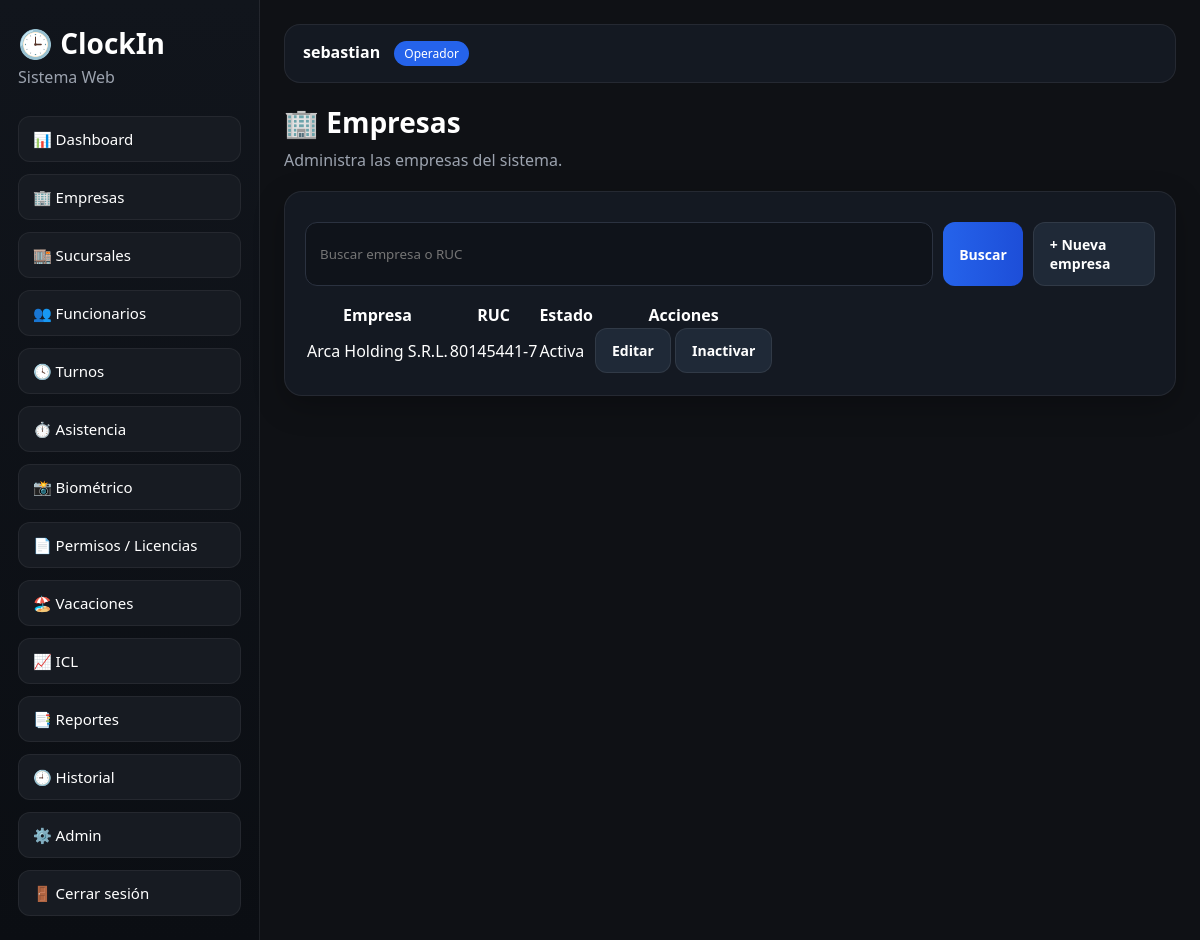
The page /empresas/ (signed in) on the database its author committed.
### usuarios/models.py (models this page shows, shortened)
class Usuario(AbstractUser):
    class Roles(models.TextChoices):
        ADMIN = "admin", "Administrador"
        RRHH = "rrhh", "RRHH"
        SUPERVISOR = "supervisor", "Supervisor"
        OPERADOR = "operador", "Operador"
        FUNCIONARIO = "funcionario", "Funcionario"
    rol = models.CharField(
        max_length=20,
        choices=Roles.choices,
        default=Roles.OPERADOR
    )
    telefono = models.CharField(max_length=30, blank=True, null=True)
    activo = models.BooleanField(default=True)

### core/models.py (models this page shows, shortened)
class Empresa(models.Model):
    nombre = models.CharField(max_length=150, unique=True)
    ruc = models.CharField(max_length=30, blank=True, default="")
    activo = models.BooleanField(default=True)
    creado_en = models.DateTimeField(auto_now_add=True)
    actualizado_en = models.DateTimeField(auto_now=True)
    class Meta:
        ordering = ["nombre"]

### core/views.py (the view)
# urls.py: path("empresas/", empresas_lista, name="empresas_lista"),
@login_required
def empresas_lista(request):
    q = request.GET.get("q", "").strip()
    empresas = Empresa.objects.all()
    if q:
        empresas = empresas.filter(
            Q(nombre__icontains=q) |
            Q(ruc__icontains=q)
        )
    return render(request, "core/empresas_lista.html", {
        "empresas": empresas.order_by("nombre"),
        "q": q,
    })

### templates/core/empresas_lista.html (shortened to what this page needs)
{% extends "base.html" %}
{% block content %}
<div class="page-header">
    <h2>🏢 Empresas</h2>
    <p>Administra las empresas del sistema.</p>
</div>
<div class="card form-card">
    <div class="form-actions" style="margin-bottom: 16px;">
        <form method="get" style="display:flex; gap:10px; width:100%;">
            <input type="text" name="q" value="{{ q }}" class="form-control" placeholder="Buscar empresa o RUC">
            <button type="submit" class="btn-primary btn-link">Buscar</button>
            <a href="{% url 'empresa_nueva' %}" class="btn-secondary">+ Nueva empresa</a>
        </form>
    </div>
    <div class="table-wrap">
        <table class="table">
            <thead>
                <tr>
                    <th>Empresa</th>
                    <th>RUC</th>
                    <th>Estado</th>
                    <th>Acciones</th>
                </tr>
            </thead>
            <tbody>
                {% for empresa in empresas %}
                <tr>
                    <td>{{ empresa.nombre }}</td>
                    <td>{{ empresa.ruc|default:"-" }}</td>
                    <td>
                        {% if empresa.activo %}
                            Activa
                        {% else %}
                            Inactiva
                        {% endif %}
                    </td>
                    <td>
                        <a href="{% url 'empresa_editar' empresa.id %}" class="btn-secondary">Editar</a>
                        <a href="{% url 'empresa_toggle_activo' empresa.id %}" class="btn-secondary">
                            {% if empresa.activo %}Inactivar{% else %}Activar{% endif %}
                        </a>
                    </td>
                </tr>
                {% empty %}
                <tr>
                    <td colspan="4">No hay empresas registradas.</td>
                </tr>
                {% endfor %}
            </tbody>
        </table>
    </div>
</div>
{% endblock %}

### templates/base.html (shortened to what this page needs)
<!DOCTYPE html>
<html lang="es">
<head>
    <link rel="stylesheet" href="/static/css/styles.css">
</head>
<body>
<div class="layout">
    <aside class="sidebar" id="sidebar">
        <div class="brand">
            <h1>🕒 ClockIn</h1>
            <p>Sistema Web</p>
        </div>
        {% if request.user.is_authenticated %}
        <nav class="menu">
            <a href="{% url 'dashboard' %}">📊 Dashboard</a>
            <a href="{% url 'empresas_lista' %}">🏢 Empresas</a>
            <a href="{% url 'sucursales_lista' %}">🏬 Sucursales</a>
            <a href="{% url 'funcionarios_lista' %}">👥 Funcionarios</a>
            <a href="{% url 'turnos_lista' %}">🕓 Turnos</a>
            <a href="{% url 'asistencia_marcar' %}">⏱️ Asistencia</a>
            <a href="{% url 'biometrico_inicio' %}">📸 Biométrico</a>
            <a href="{% url 'permisos_lista' %}">📄 Permisos / Licencias</a>
            <a href="{% url 'vacaciones_lista' %}">🏖️ Vacaciones</a>
            <a href="{% url 'icl_lista' %}">📈 ICL</a>
            <a href="{% url 'reportes' %}">📑 Reportes</a>
            <a href="{% url 'historial_lista' %}">🕘 Historial</a>
            <a href="/admin/">⚙️ Admin</a>
            <form method="post" action="{% url 'logout' %}">
                <button type="submit" class="logout-btn">🚪 Cerrar sesión</button>
            </form>
        </nav>
        {% endif %}
    </aside>
    <main class="content">
        <header class="topbar">
            {% if request.user.is_authenticated %}
                <div>
                    <strong>{{ request.user.get_full_name|default:request.user.username }}</strong>
                    <span class="role-badge">{{ request.user.get_rol_display }}</span>
                </div>
            {% endif %}
        </header>
        <section class="page">
            {% block content %}{% endblock %}
        </section>
    </main>
</div>
</body>
</html>

### static/css/styles.css (style rules this page uses)
* { box-sizing: border-box; margin: 0; padding: 0; font-family: "Segoe UI", Arial, sans-serif; }
body { background: #0f1115; color: #ffffff; }
.layout { display: flex; min-height: 100vh; }
.sidebar { width: 260px; background: linear-gradient(180deg, #11151c 0%, #0b0e13 100%); border-right: 1px solid rgba(255,255,255,0.08); padding: 24px 18px; }
.brand h1 { font-size: 28px; margin-bottom: 4px; }
.brand p { color: #9ca3af; margin-bottom: 28px; }
.menu { display: flex; flex-direction: column; gap: 12px; }
.menu a, .logout-btn { text-decoration: none; color: #ffffff; background: #171b22; padding: 12px 14px; border-radius: 12px; border: 1px solid rgba(255,255,255,0.06); transition: 0.2s ease; display: block; width: 100%; text-align: left; cursor: pointer; font-size: 15px; }
.content { flex: 1; padding: 24px; }
.topbar { background: #141922; border: 1px solid rgba(255,255,255,0.07); border-radius: 16px; padding: 16px 18px; margin-bottom: 20px; display: flex; justify-content: space-between; align-items: center; }
.role-badge { display: inline-block; margin-left: 10px; background: #2563eb; color: white; padding: 4px 10px; border-radius: 999px; font-size: 12px; }
.page-header { margin-bottom: 20px; }
.page-header h2 { font-size: 28px; margin-bottom: 8px; }
.page-header p { color: #9ca3af; }
.card { background: #141922; border: 1px solid rgba(255,255,255,0.07); border-radius: 18px; padding: 20px; box-shadow: 0 10px 30px rgba(0,0,0,0.25); }
.form-group input, .form-control, .form-field input, .form-field select, .form-field textarea { width: 100%; padding: 12px 14px; border-radius: 12px; border: 1px solid #2b3240; background: #0f131a; color: white; outline: none; }
.btn-primary, .btn-secondary, .btn-table, .btn-link { display: inline-block; padding: 12px 16px; border: none; border-radius: 12px; text-decoration: none; cursor: pointer; font-size: 14px; font-weight: 600; }
.btn-primary, .btn-link { background: linear-gradient(90deg, #2563eb, #1d4ed8); color: white; }
.btn-secondary { background: #1f2937; color: white; border: 1px solid rgba(255,255,255,0.08); }
.table-wrap { overflow-x: auto; }
.form-card { max-width: 1100px; }
.form-actions { display: flex; gap: 12px; justify-content: flex-end; margin-top: 10px; flex-wrap: wrap; }
.sidebar { transition: all 0.3s ease; }

### rows shown on the page
Usuario: user.get_full_name "sebastian", user.rol "Operador"
Empresa: nombre "Arca Holding S.R.L.", ruc "80145441-7", activo "Activa"
